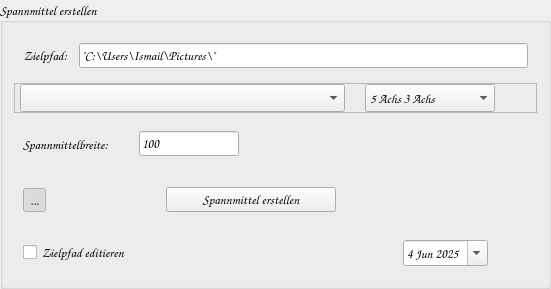
     <widget class="QGroupBox" name="gb_spannmittel">
      <property name="sizePolicy">
       <sizepolicy hsizetype="Preferred" vsizetype="Minimum">
        <horstretch>0</horstretch>
        <verstretch>0</verstretch>
       </sizepolicy>
      </property>
      <property name="minimumSize">
       <size>
        <width>450</width>
        <height>200</height>
       </size>
      </property>
      <property name="maximumSize">
       <size>
        <width>16777215</width>
        <height>300</height>
       </size>
      </property>
      <property name="font">
       <font>
        <family>Comic Sans MS</family>
        <pointsize>10</pointsize>
        <bold>false</bold>
       </font>
      </property>
      <property name="title">
       <string>Spannmittel erstellen</string>
      </property>
      <property name="alignment">
       <set>Qt::AlignmentFlag::AlignLeading|Qt::AlignmentFlag::AlignLeft|Qt::AlignmentFlag::AlignVCenter</set>
      </property>
      <layout class="QVBoxLayout" name="verticalLayout_3">
       <item>
        <widget class="QWidget" name="wg_zielpfad" native="true">
         <property name="minimumSize">
          <size>
           <width>0</width>
           <height>40</height>
          </size>
         </property>
         <property name="maximumSize">
          <size>
           <width>16777215</width>
           <height>50</height>
          </size>
         </property>
         <layout class="QHBoxLayout" name="horizontalLayout_10">
          <item>
           <widget class="QLabel" name="lb_pfad">
            <property name="sizePolicy">
             <sizepolicy hsizetype="Fixed" vsizetype="Fixed">
              <horstretch>0</horstretch>
              <verstretch>0</verstretch>
             </sizepolicy>
            </property>
            <property name="maximumSize">
             <size>
              <width>200</width>
              <height>200</height>
             </size>
            </property>
            <property name="font">
             <font>
              <family>Comic Sans MS</family>
              <pointsize>10</pointsize>
              <bold>false</bold>
             </font>
            </property>
            <property name="text">
             <string>Zielpfad:</string>
            </property>
            <property name="alignment">
             <set>Qt::AlignmentFlag::AlignCenter</set>
            </property>
           </widget>
          </item>
          <item>
           <spacer name="horizontalSpacer_8">
            <property name="orientation">
             <enum>Qt::Orientation::Horizontal</enum>
            </property>
            <property name="sizeType">
             <enum>QSizePolicy::Policy::Fixed</enum>
            </property>
            <property name="sizeHint" stdset="0">
             <size>
              <width>5</width>
              <height>20</height>
             </size>
            </property>
           </spacer>
          </item>
          <item>
           <widget class="QLineEdit" name="le_pfad">
            <property name="sizePolicy">
             <sizepolicy hsizetype="Expanding" vsizetype="Fixed">
              <horstretch>0</horstretch>
              <verstretch>0</verstretch>
             </sizepolicy>
            </property>
            <property name="minimumSize">
             <size>
              <width>335</width>
              <height>25</height>
             </size>
            </property>
            <property name="font">
             <font>
              <family>Comic Sans MS</family>
              <pointsize>10</pointsize>
              <bold>false</bold>
             </font>
            </property>
            <property name="text">
             <string>&quot;C:\Users\Ismail\Pictures\&quot;</string>
            </property>
           </widget>
          </item>
         </layout>
        </widget>
       </item>
       <item>
        <widget class="QFrame" name="fr_spannmittelauswahl">
         <property name="minimumSize">
          <size>
           <width>0</width>
           <height>30</height>
          </size>
         </property>
         <property name="maximumSize">
          <size>
           <width>550</width>
           <height>35</height>
          </size>
         </property>
         <property name="frameShape">
          <enum>QFrame::Shape::StyledPanel</enum>
         </property>
         <property name="frameShadow">
          <enum>QFrame::Shadow::Raised</enum>
         </property>
         <layout class="QHBoxLayout" name="horizontalLayout_11">
          <property name="spacing">
           <number>0</number>
          </property>
          <property name="leftMargin">
           <number>0</number>
          </property>
          <property name="topMargin">
           <number>0</number>
          </property>
          <property name="rightMargin">
           <number>0</number>
          </property>
          <property name="bottomMargin">
           <number>0</number>
          </property>
          <item>
           <spacer name="horizontalSpacer_40">
            <property name="orientation">
             <enum>Qt::Orientation::Horizontal</enum>
            </property>
            <property name="sizeType">
             <enum>QSizePolicy::Policy::Fixed</enum>
            </property>
            <property name="sizeHint" stdset="0">
             <size>
              <width>5</width>
              <height>20</height>
             </size>
            </property>
           </spacer>
          </item>
          <item>
           <widget class="QComboBox" name="cb_spannmittel">
            <property name="minimumSize">
             <size>
              <width>325</width>
              <height>25</height>
             </size>
            </property>
            <property name="maximumSize">
             <size>
              <width>16777215</width>
              <height>30</height>
             </size>
            </property>
            <property name="font">
             <font>
              <family>Comic Sans MS</family>
              <pointsize>10</pointsize>
              <bold>false</bold>
             </font>
            </property>
            <property name="placeholderText">
             <string>Spannmittel auswählen...</string>
            </property>
           </widget>
          </item>
          <item>
           <spacer name="horizontalSpacer_10">
            <property name="orientation">
             <enum>Qt::Orientation::Horizontal</enum>
            </property>
            <property name="sizeType">
             <enum>QSizePolicy::Policy::Fixed</enum>
            </property>
            <property name="sizeHint" stdset="0">
             <size>
              <width>20</width>
              <height>20</height>
             </size>
            </property>
           </spacer>
          </item>
          <item>
           <widget class="QComboBox" name="cb_bearbeitung_auswahl">
            <property name="minimumSize">
             <size>
              <width>130</width>
              <height>25</height>
             </size>
            </property>
            <property name="maximumSize">
             <size>
              <width>16777215</width>
              <height>30</height>
             </size>
            </property>
            <property name="font">
             <font>
              <family>Comic Sans MS</family>
              <pointsize>10</pointsize>
              <bold>false</bold>
             </font>
            </property>
            <item>
             <property name="text">
              <string>5 Achs 3 Achs</string>
             </property>
            </item>
            <item>
             <property name="text">
              <string>5 Achs 5 Achs</string>
             </property>
            </item>
            <item>
             <property name="text">
              <string>3 Achs 3 Achs</string>
             </property>
            </item>
            <item>
             <property name="text">
              <string>5 Achs</string>
             </property>
            </item>
            <item>
             <property name="text">
              <string>3 Achs</string>
             </property>
            </item>
            <item>
             <property name="text">
              <string>Magnet</string>
             </property>
            </item>
            <item>
             <property name="text">
              <string>Vorrichtung</string>
             </property>
            </item>
           </widget>
          </item>
          <item>
           <spacer name="horizontalSpacer_9">
            <property name="orientation">
             <enum>Qt::Orientation::Horizontal</enum>
            </property>
            <property name="sizeType">
             <enum>QSizePolicy::Policy::Fixed</enum>
            </property>
            <property name="sizeHint" stdset="0">
             <size>
              <width>41</width>
              <height>20</height>
             </size>
            </property>
           </spacer>
          </item>
         </layout>
        </widget>
       </item>
       <item>
        <widget class="QWidget" name="wg_spannmittel_breite" native="true">
         <property name="minimumSize">
          <size>
           <width>0</width>
           <height>50</height>
          </size>
         </property>
         <property name="maximumSize">
          <size>
           <width>16777215</width>
           <height>60</height>
          </size>
         </property>
         <layout class="QHBoxLayout" name="horizontalLayout_12">
          <item>
           <widget class="QLabel" name="lb_spannmittel_wert">
            <property name="sizePolicy">
             <sizepolicy hsizetype="Fixed" vsizetype="Fixed">
              <horstretch>0</horstretch>
              <verstretch>0</verstretch>
             </sizepolicy>
            </property>
            <property name="maximumSize">
             <size>
              <width>200</width>
              <height>40</height>
             </size>
            </property>
            <property name="font">
             <font>
              <family>Comic Sans MS</family>
              <pointsize>10</pointsize>
              <bold>false</bold>
             </font>
            </property>
            <property name="text">
             <string>Spannmittelbreite:</string>
            </property>
            <property name="alignment">
             <set>Qt::AlignmentFlag::AlignLeading|Qt::AlignmentFlag::AlignLeft|Qt::AlignmentFlag::AlignVCenter</set>
            </property>
           </widget>
          </item>
          <item>
           <spacer name="horizontalSpacer_11">
            <property name="orientation">
             <enum>Qt::Orientation::Horizontal</enum>
            </property>
            <property name="sizeType">
             <enum>QSizePolicy::Policy::Fixed</enum>
            </property>
            <property name="sizeHint" stdset="0">
             <size>
              <width>24</width>
              <height>20</height>
             </size>
            </property>
           </spacer>
          </item>
          <item>
           <widget class="QLineEdit" name="le_spannmittel">
            <property name="sizePolicy">
             <sizepolicy hsizetype="Fixed" vsizetype="Fixed">
              <horstretch>0</horstretch>
              <verstretch>0</verstretch>
             </sizepolicy>
            </property>
            <property name="minimumSize">
             <size>
              <width>100</width>
              <height>20</height>
             </size>
            </property>
            <property name="maximumSize">
             <size>
              <width>150</width>
              <height>25</height>
             </size>
            </property>
            <property name="font">
             <font>
              <family>Comic Sans MS</family>
              <pointsize>10</pointsize>
              <bold>false</bold>
             </font>
            </property>
            <property name="text">
             <string>100</string>
            </property>
           </widget>
          </item>
          <item>
           <spacer name="horizontalSpacer_6">
            <property name="orientation">
             <enum>Qt::Orientation::Horizontal</enum>
            </property>
            <property name="sizeHint" stdset="0">
             <size>
              <width>40</width>
              <height>20</height>
             </size>
            </property>
           </spacer>
          </item>
         </layout>
        </widget>
       </item>
       <item>
        <widget class="QWidget" name="wg_spannmittel_erstellen" native="true">
         <property name="minimumSize">
          <size>
           <width>0</width>
           <height>50</height>
          </size>
         </property>
         <property name="maximumSize">
          <size>
           <width>16777215</width>
           <height>60</height>
          </size>
         </property>
         <layout class="QHBoxLayout" name="horizontalLayout_9">
          <item>
           <widget class="QToolButton" name="tb_spannmittel_aufklappen">
            <property name="font">
             <font>
              <family>Comic Sans MS</family>
              <pointsize>10</pointsize>
              <bold>false</bold>
             </font>
            </property>
            <property name="focusPolicy">
             <enum>Qt::FocusPolicy::NoFocus</enum>
            </property>
            <property name="text">
             <string>...</string>
            </property>
            <property name="shortcut">
             <string notr="true"/>
            </property>
            <property name="checkable">
             <bool>true</bool>
            </property>
            <property name="checked">
             <bool>true</bool>
            </property>
            <property name="autoRaise">
             <bool>true</bool>
            </property>
           </widget>
          </item>
          <item>
           <spacer name="horizontalSpacer_12">
            <property name="orientation">
             <enum>Qt::Orientation::Horizontal</enum>
            </property>
            <property name="sizeType">
             <enum>QSizePolicy::Policy::Fixed</enum>
            </property>
            <property name="sizeHint" stdset="0">
             <size>
              <width>114</width>
              <height>20</height>
             </size>
            </property>
           </spacer>
          </item>
          <item>
           <widget class="QPushButton" name="pb_spannmittel">
            <property name="minimumSize">
             <size>
              <width>170</width>
              <height>0</height>
             </size>
            </property>
            <property name="maximumSize">
             <size>
              <width>210</width>
              <height>16777215</height>
             </size>
            </property>
            <property name="font">
             <font>
              <family>Comic Sans MS</family>
              <pointsize>10</pointsize>
              <bold>false</bold>
             </font>
            </property>
            <property name="text">
             <string>Spannmittel erstellen</string>
            </property>
            <property name="autoDefault">
             <bool>true</bool>
            </property>
           </widget>
          </item>
          <item>
           <spacer name="horizontalSpacer_7">
            <property name="orientation">
             <enum>Qt::Orientation::Horizontal</enum>
            </property>
            <property name="sizeHint" stdset="0">
             <size>
              <width>40</width>
              <height>20</height>
             </size>
            </property>
           </spacer>
          </item>
         </layout>
        </widget>
       </item>
       <item>
        <widget class="QWidget" name="wg_datum_editieren" native="true">
         <property name="sizePolicy">
          <sizepolicy hsizetype="Preferred" vsizetype="Preferred">
           <horstretch>0</horstretch>
           <verstretch>0</verstretch>
          </sizepolicy>
         </property>
         <property name="minimumSize">
          <size>
           <width>0</width>
           <height>0</height>
          </size>
         </property>
         <layout class="QHBoxLayout" name="horizontalLayout_8">
          <item>
           <widget class="QCheckBox" name="cbx_datum_editieren">
            <property name="font">
             <font>
              <family>Comic Sans MS</family>
              <pointsize>10</pointsize>
              <bold>false</bold>
             </font>
            </property>
            <property name="text">
             <string>Zielpfad editieren</string>
            </property>
           </widget>
          </item>
          <item>
           <spacer name="horizontalSpacer_5">
            <property name="orientation">
             <enum>Qt::Orientation::Horizontal</enum>
            </property>
            <property name="sizeHint" stdset="0">
             <size>
              <width>40</width>
              <height>20</height>
             </size>
            </property>
           </spacer>
          </item>
          <item>
           <widget class="QDateEdit" name="de_datum">
            <property name="font">
             <font>
              <family>Comic Sans MS</family>
              <pointsize>10</pointsize>
              <bold>false</bold>
             </font>
            </property>
            <property name="minimumDate">
             <date>
              <year>2012</year>
              <month>9</month>
              <day>14</day>
             </date>
            </property>
            <property name="calendarPopup">
             <bool>true</bool>
            </property>
            <property name="currentSectionIndex">
             <number>0</number>
            </property>
            <property name="timeSpec">
             <enum>Qt::TimeSpec::LocalTime</enum>
            </property>
            <property name="date">
             <date>
              <year>2025</year>
              <month>6</month>
              <day>4</day>
             </date>
            </property>
           </widget>
          </item>
          <item>
           <spacer name="horizontalSpacer_45">
            <property name="orientation">
             <enum>Qt::Orientation::Horizontal</enum>
            </property>
            <property name="sizeType">
             <enum>QSizePolicy::Policy::Fixed</enum>
            </property>
            <property name="sizeHint" stdset="0">
             <size>
              <width>40</width>
              <height>20</height>
             </size>
            </property>
           </spacer>
          </item>
         </layout>
        </widget>
       </item>
      </layout>
     </widget>
